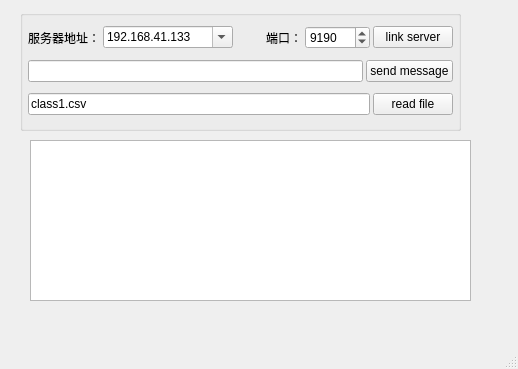
<?xml version="1.0" encoding="UTF-8"?>
<ui version="4.0">
 <class>Epoll</class>
 <widget class="QMainWindow" name="Epoll">
  <property name="geometry">
   <rect>
    <x>0</x>
    <y>0</y>
    <width>518</width>
    <height>369</height>
   </rect>
  </property>
  <property name="windowTitle">
   <string>MainWindow</string>
  </property>
  <widget class="QWidget" name="centralwidget">
   <widget class="QTextBrowser" name="textBrowser">
    <property name="geometry">
     <rect>
      <x>30</x>
      <y>140</y>
      <width>441</width>
      <height>161</height>
     </rect>
    </property>
   </widget>
   <widget class="QGroupBox" name="groupBox">
    <property name="geometry">
     <rect>
      <x>20</x>
      <y>10</y>
      <width>441</width>
      <height>121</height>
     </rect>
    </property>
    <property name="title">
     <string/>
    </property>
    <layout class="QVBoxLayout" name="verticalLayout">
     <property name="spacing">
      <number>3</number>
     </property>
     <property name="leftMargin">
      <number>5</number>
     </property>
     <property name="topMargin">
      <number>2</number>
     </property>
     <property name="rightMargin">
      <number>5</number>
     </property>
     <property name="bottomMargin">
      <number>2</number>
     </property>
     <item>
      <layout class="QHBoxLayout" name="horizontalLayout_2">
       <item>
        <widget class="QLabel" name="label">
         <property name="text">
          <string>服务器地址：</string>
         </property>
        </widget>
       </item>
       <item>
        <widget class="QComboBox" name="comboServer">
         <property name="minimumSize">
          <size>
           <width>130</width>
           <height>0</height>
          </size>
         </property>
         <property name="editable">
          <bool>true</bool>
         </property>
         <item>
          <property name="text">
           <string>192.168.41.133</string>
          </property>
         </item>
         <item>
          <property name="text">
           <string>127.0.0.1</string>
          </property>
         </item>
         <item>
          <property name="text">
           <string>localHost</string>
          </property>
         </item>
        </widget>
       </item>
       <item>
        <widget class="QLabel" name="label_2">
         <property name="text">
          <string>端口：</string>
         </property>
         <property name="alignment">
          <set>Qt::AlignRight|Qt::AlignTrailing|Qt::AlignVCenter</set>
         </property>
        </widget>
       </item>
       <item>
        <widget class="QSpinBox" name="spinPort">
         <property name="minimumSize">
          <size>
           <width>0</width>
           <height>0</height>
          </size>
         </property>
         <property name="minimum">
          <number>1</number>
         </property>
         <property name="maximum">
          <number>65535</number>
         </property>
         <property name="value">
          <number>9190</number>
         </property>
        </widget>
       </item>
       <item>
        <widget class="QPushButton" name="linkserverBtn">
         <property name="text">
          <string>link server</string>
         </property>
        </widget>
       </item>
      </layout>
     </item>
     <item>
      <layout class="QHBoxLayout" name="horizontalLayout">
       <item>
        <widget class="QLineEdit" name="msgEdit"/>
       </item>
       <item>
        <widget class="QPushButton" name="sendmsgEdit">
         <property name="text">
          <string>send message</string>
         </property>
        </widget>
       </item>
      </layout>
     </item>
     <item>
      <layout class="QHBoxLayout" name="horizontalLayout_3">
       <item>
        <widget class="QLineEdit" name="readfileEdit">
         <property name="text">
          <string>class1.csv</string>
         </property>
        </widget>
       </item>
       <item>
        <widget class="QPushButton" name="readfiieBtn">
         <property name="text">
          <string>read file</string>
         </property>
        </widget>
       </item>
      </layout>
     </item>
    </layout>
   </widget>
  </widget>
  <widget class="QMenuBar" name="menubar">
   <property name="geometry">
    <rect>
     <x>0</x>
     <y>0</y>
     <width>518</width>
     <height>21</height>
    </rect>
   </property>
  </widget>
  <widget class="QStatusBar" name="statusbar"/>
 </widget>
 <resources/>
 <connections/>
</ui>
